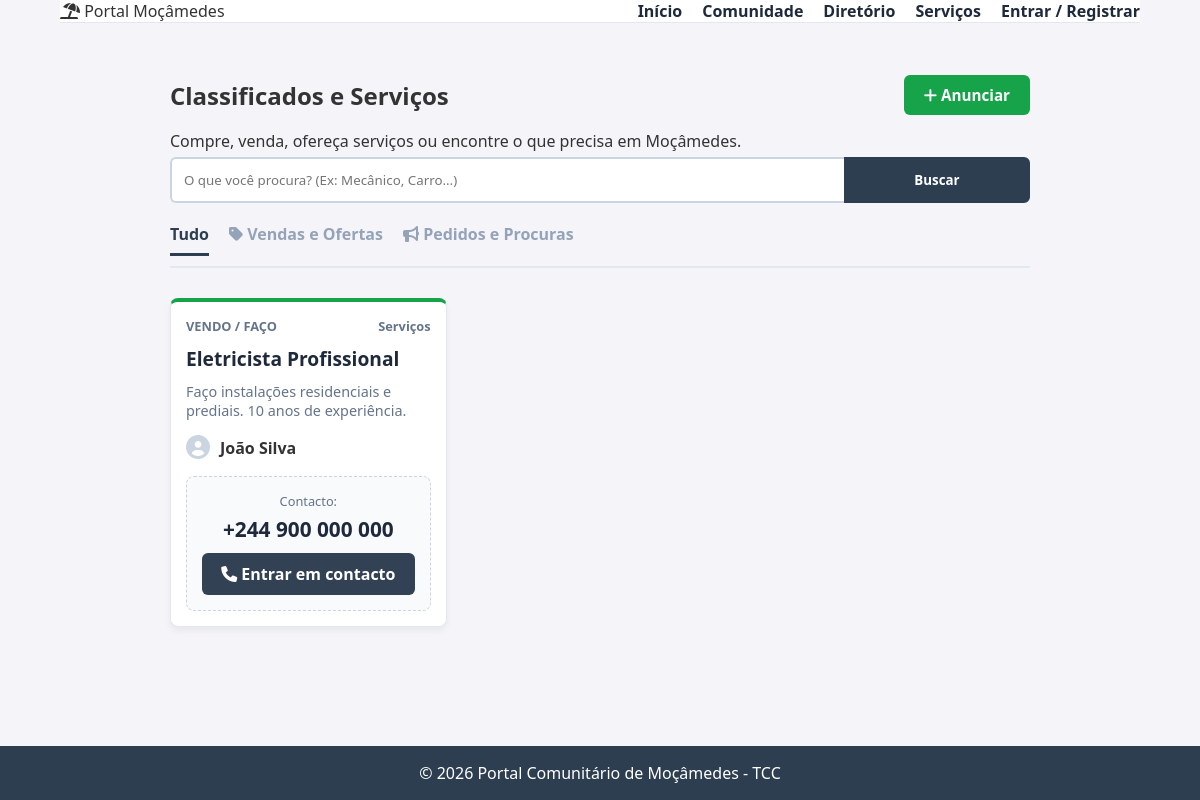
/marketplace, run on the app's committed database.
### tables this page shows
CREATE TABLE marketplace (
    id INTEGER PRIMARY KEY AUTOINCREMENT,
    titulo TEXT NOT NULL,
    descricao TEXT NOT NULL,
    tipo_anuncio TEXT NOT NULL, -- 'oferta' (eu faço) ou 'procura' (preciso de)
    categoria TEXT NOT NULL,    -- Ex: Serviços Domésticos, Vendas, Transporte
    preco TEXT,                 -- Opcional
    contato TEXT NOT NULL,      -- Telefone ou Email para contato
    imagem TEXT,                -- Foto do produto ou serviço
    usuario_id INTEGER NOT NULL,
    data_criacao TIMESTAMP DEFAULT CURRENT_TIMESTAMP,
    FOREIGN KEY (usuario_id) REFERENCES usuarios (id)
);

CREATE TABLE usuarios (
    id INTEGER PRIMARY KEY AUTOINCREMENT,
    nome TEXT NOT NULL,
    email TEXT UNIQUE,    -- Não é mais NOT NULL (pode ser vazio)
    telefone TEXT UNIQUE, -- Novo campo de login
    senha TEXT NOT NULL,
    funcao TEXT DEFAULT 'cidadao',
    foto_perfil TEXT DEFAULT 'default_profile.png',
    bio TEXT,
    data_cadastro TIMESTAMP DEFAULT CURRENT_TIMESTAMP
);

### app.py (the view)
@app.route('/marketplace')
def marketplace():
    conn = get_db_connection()
    tipo_filtro = request.args.get('tipo') # pode ser 'oferta' ou 'procura'
    busca = request.args.get('q')          # O que a pessoa digitou na pesquisa
    sql = '''
        SELECT marketplace.*, usuarios.nome as autor_nome, usuarios.foto_perfil
        FROM marketplace
        JOIN usuarios ON marketplace.usuario_id = usuarios.id
        WHERE 1=1
    '''
    params = []
    if tipo_filtro:
        sql += " AND tipo_anuncio = ?"
        params.append(tipo_filtro)
    if busca:
        sql += " AND (titulo LIKE ? OR descricao LIKE ? OR categoria LIKE ?)"
        termo = f'%{busca}%' # O % serve para buscar "carro" dentro de "carroceria"
        params.extend([termo, termo, termo])
    sql += " ORDER BY data_criacao DESC"
    anuncios = conn.execute(sql, params).fetchall()
    conn.close()
    return render_template('marketplace.html', anuncios=anuncios, tipo_ativo=tipo_filtro)

### app.py (called while the page is built)
def get_db_connection():
    conn = sqlite3.connect('banco.db')
    conn.row_factory = sqlite3.Row
    return conn

### templates/marketplace.html (shortened to what this page needs)
{% extends "base.html" %}
{% block content %}
<div class="market-container">
    <div class="market-header">
        <div class="header-top-row">
            <h2>Classificados e Serviços</h2>
            <a href="/anunciar" class="btn-anunciar-top">
                <i class="fas fa-plus"></i> Anunciar
            </a>
        </div>
        <p>Compre, venda, ofereça serviços ou encontre o que precisa em Moçâmedes.</p>
        <form action="/marketplace" method="GET" class="search-bar search-proporcional">
            <input type="text" name="q" placeholder="O que você procura? (Ex: Mecânico, Carro...)" value="{{ request.args.get('q', '') }}">
            <button type="submit">Buscar</button>
        </form>
        <div class="market-tabs">
            <a href="/marketplace" class="tab {% if not tipo_ativo %}active{% endif %}">Tudo</a>
            <a href="/marketplace?tipo=oferta" class="tab {% if tipo_ativo == 'oferta' %}active{% endif %}">
                <i class="fas fa-tag"></i> Vendas e Ofertas
            </a>
            <a href="/marketplace?tipo=procura" class="tab {% if tipo_ativo == 'procura' %}active{% endif %}">
                <i class="fas fa-bullhorn"></i> Pedidos e Procuras
            </a>
        </div>
    </div>
    <div class="market-grid">
        {% for item in anuncios %}
            <div class="market-card {{ item.tipo_anuncio }}">
                <div class="card-top">
                    <span class="badge-tipo">
                        {% if item.tipo_anuncio == 'oferta' %}
                            VENDO / FAÇO
                        {% else %}
                            PRECISO / PROCURO
                        {% endif %}
                    </span>
                    <span class="badge-cat">{{ item.categoria }}</span>
                </div>
                <h3>{{ item.titulo }}</h3>
                <p class="desc">{{ item.descricao }}</p>
                <div class="seller-info">
                    <div class="avatar-small">
                        <i class="fas fa-user-circle"></i>
                    </div>
                    <div class="meta">
                        <strong>{{ item.autor_nome }}</strong>
                    </div>
                </div>
                <div class="contact-area-new">
                    <p class="contact-label">Contacto:</p>
                    <div class="contact-number">{{ item.contato }}</div>
                    <a href="tel:{{ item.contato | replace(' ', '') }}" class="btn-contact-new">
                        <i class="fas fa-phone"></i> Entrar em contacto
                    </a>
                </div>
            </div>
        {% else %}
            <div class="empty-state">
                <i class="fas fa-box-open"></i>
                <h3>Nenhum anúncio encontrado.</h3>
                <p>Seja o primeiro a anunciar!</p>
            </div>
        {% endfor %}
    </div>
</div>
{% endblock %}

### static/css/style.css (style rules this page uses)
* { margin: 0; padding: 0; box-sizing: border-box; font-family: 'Segoe UI', Tahoma, Geneva, Verdana, sans-serif; }
body { background-color: #f4f4f9; color: #333; display: flex; flex-direction: column; min-height: 100vh; }
input, button { padding: 10px; width: 100%; margin-top: 5px; }
.header-top-row { display: flex; justify-content: space-between; align-items: center; margin-bottom: 15px; }
.btn-anunciar-top { background-color: #16a34a; color: white; padding: 10px 20px; border-radius: 6px; text-decoration: none; font-weight: bold; font-size: 0.95rem; }
.search-proporcional { display: flex; gap: 0; }
.search-proporcional input { flex: 4; border-radius: 6px 0 0 6px; border-right: none; }
.search-proporcional button { flex: 1; border-radius: 0 6px 6px 0; }
.contact-area-new { background-color: #f8fafc; border: 1px dashed #cbd5e1; padding: 15px 10px; border-radius: 8px; margin-top: 15px; text-align: center; }
.contact-label { font-size: 0.8rem; color: #64748b; margin: 0; }
.contact-number { font-size: 1.4rem; font-weight: 800; color: #1e293b; margin: 5px 0 10px 0; user-select: all; }
.btn-contact-new { display: block; background-color: #334155; color: white; padding: 10px; border-radius: 6px; text-decoration: none; font-weight: bold; }
.market-container { max-width: 900px; margin: 0 auto; padding: 20px; }
.search-proporcional { display: flex; gap: 0; margin-bottom: 20px; }
.search-proporcional input { flex: 4; padding: 12px; border: 2px solid #cbd5e1; border-right: none; border-radius: 6px 0 0 6px; outline: none; }
.search-proporcional button { flex: 1; background: #2c3e50; color: white; border: 2px solid #2c3e50; border-radius: 0 6px 6px 0; cursor: pointer; font-weight: bold; }
.market-tabs { display: flex; gap: 20px; margin-bottom: 30px; border-bottom: 2px solid #e2e8f0; padding-bottom: 10px; }
.market-tabs .tab { text-decoration: none; color: #94a3b8; font-weight: bold; padding-bottom: 8px; }
.market-tabs .tab.active { color: #2c3e50; border-bottom: 3px solid #2c3e50; }
.market-grid { display: grid; grid-template-columns: repeat(auto-fill, minmax(220px, 1fr)); gap: 15px; }
.market-card { background: white; border: 1px solid #e2e8f0; border-radius: 8px; padding: 15px; display: flex; flex-direction: column; box-shadow: 0 4px 6px rgba(0,0,0,0.05); }
.market-card.oferta { border-top: 4px solid #16a34a; }
.card-top { display: flex; justify-content: space-between; margin-bottom: 10px; font-size: 0.8rem; font-weight: bold; color: #64748b; }
.market-card h3 { margin: 0 0 10px 0; color: #1e293b; font-size: 1.2rem; }
.desc { color: #64748b; font-size: 0.9rem; flex-grow: 1; margin-bottom: 15px; }
.seller-info { display: flex; align-items: center; gap: 10px; margin-bottom: 15px; }
.avatar-small i { font-size: 1.5rem; color: #cbd5e1; }
.contact-area-new { background-color: #f8fafc; border: 1px dashed #cbd5e1; padding: 15px; border-radius: 8px; text-align: center; margin-top: auto; }
.contact-number { font-size: 1.3rem; font-weight: 800; color: #1e293b; margin: 5px 0 10px 0; user-select: all; }

### data on the page
marketplace: tipo_anuncio "VENDO / FAÇO", categoria "Serviços", titulo "Eletricista Profissional", descricao "Faço instalações residenciais e prediais. 10 anos de experiência.", autor_nome "João Silva", contato "+244 900 000 000"
